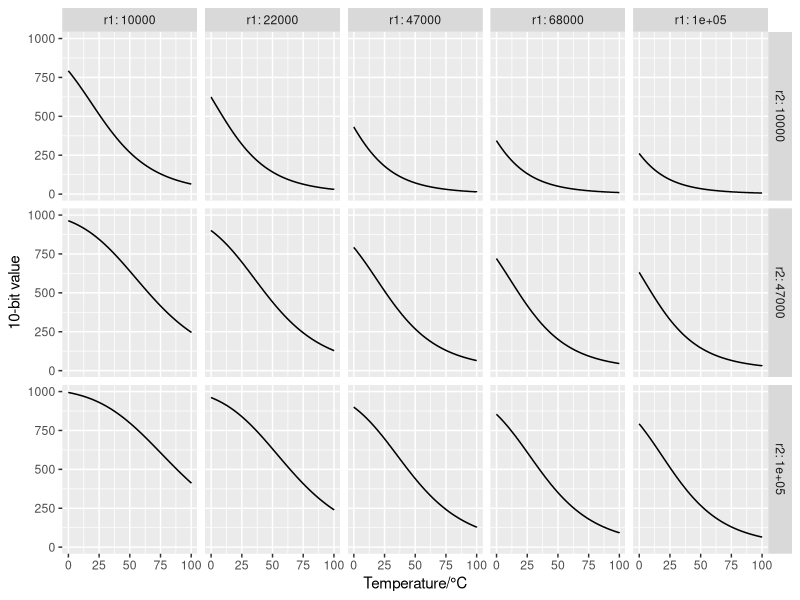

The R script that drew this image:
library(ggplot2)
library(plyr)

ntc <- function(t, B=4000, T0=25)
    exp(B * (1 / (273.15 + t) - 1 / (273.15 + T0)))

custom_divider <- function(r1val, r2val, B) {
    function(t) {
        r1 = r1val
        r2 = r2val * ntc(t, B, 25)
        return (r2/(r1+r2))
    }
}

quantize <- function(x) {
    vq <- round(1023 * x)
    vq[vq>1023] <- 1023
    vq[vq<0] <- 0
    return (vq)
}

calc_div_value <- function(r.choice, t) {
    within(data.frame(t=t), {
        aref = 3.3 / 3
        # XXX B is approximate
        v <- 3.3 * custom_divider(r.choice$r1, r.choice$r2, B=4000)(t)
        q <- quantize(v / aref)
        q2 <- quantize(v * 2/3 / aref)
        q3 <- quantize(v * 1/3 / aref)
    })
}

r1.choice <- c(10e3,22e3,47e3,68e3,100e3)
r2.choice <- c(10e3,47e3,100e3)
r.choice <- expand.grid(r1 = r1.choice, r2 = r2.choice)
t <- seq(0, 100, 0.1)

div.vals <- adply(r.choice, 1, calc_div_value, t=t)
div.plot <- ggplot(div.vals, aes(x = t)) + geom_step(aes(y = q3)) + facet_grid(r2 ~ r1, labeller=label_both) + labs(x="Temperature/°C", y="10-bit value")
div.plot
